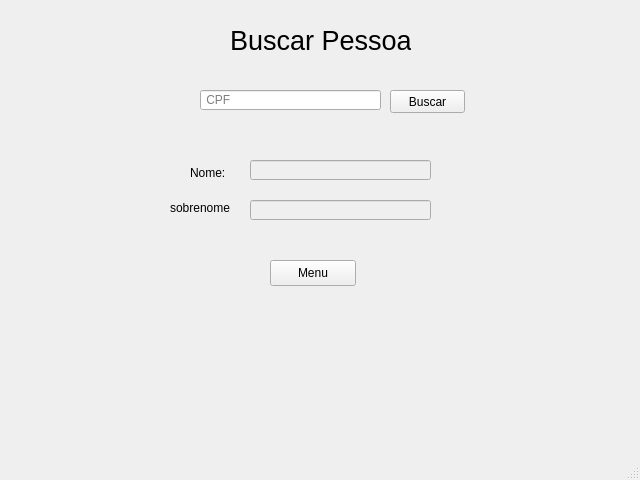
<?xml version="1.0" encoding="UTF-8"?>
<ui version="4.0">
 <class>MainWindow</class>
 <widget class="QMainWindow" name="MainWindow">
  <property name="geometry">
   <rect>
    <x>0</x>
    <y>0</y>
    <width>640</width>
    <height>480</height>
   </rect>
  </property>
  <property name="windowTitle">
   <string>MainWindow</string>
  </property>
  <widget class="QWidget" name="centralwidget">
   <widget class="QLineEdit" name="edit_cpf">
    <property name="geometry">
     <rect>
      <x>200</x>
      <y>90</y>
      <width>181</width>
      <height>20</height>
     </rect>
    </property>
    <property name="placeholderText">
     <string> CPF</string>
    </property>
   </widget>
   <widget class="QPushButton" name="botao_buscar">
    <property name="geometry">
     <rect>
      <x>390</x>
      <y>90</y>
      <width>75</width>
      <height>23</height>
     </rect>
    </property>
    <property name="text">
     <string>Buscar</string>
    </property>
   </widget>
   <widget class="QLineEdit" name="edit_nome">
    <property name="enabled">
     <bool>false</bool>
    </property>
    <property name="geometry">
     <rect>
      <x>250</x>
      <y>160</y>
      <width>181</width>
      <height>20</height>
     </rect>
    </property>
    <property name="readOnly">
     <bool>false</bool>
    </property>
   </widget>
   <widget class="QLineEdit" name="edit_sobrenome">
    <property name="enabled">
     <bool>false</bool>
    </property>
    <property name="geometry">
     <rect>
      <x>250</x>
      <y>200</y>
      <width>181</width>
      <height>20</height>
     </rect>
    </property>
    <property name="readOnly">
     <bool>true</bool>
    </property>
   </widget>
   <widget class="QLabel" name="label_sobrenome">
    <property name="geometry">
     <rect>
      <x>170</x>
      <y>200</y>
      <width>71</width>
      <height>16</height>
     </rect>
    </property>
    <property name="text">
     <string>sobrenome</string>
    </property>
   </widget>
   <widget class="QLabel" name="label_buscar">
    <property name="geometry">
     <rect>
      <x>230</x>
      <y>10</y>
      <width>181</width>
      <height>61</height>
     </rect>
    </property>
    <property name="sizePolicy">
     <sizepolicy hsizetype="Preferred" vsizetype="Preferred">
      <horstretch>10</horstretch>
      <verstretch>19</verstretch>
     </sizepolicy>
    </property>
    <property name="font">
     <font>
      <pointsize>20</pointsize>
     </font>
    </property>
    <property name="text">
     <string>Buscar Pessoa</string>
    </property>
   </widget>
   <widget class="QLabel" name="label_nome">
    <property name="geometry">
     <rect>
      <x>190</x>
      <y>163</y>
      <width>61</width>
      <height>20</height>
     </rect>
    </property>
    <property name="text">
     <string>Nome:</string>
    </property>
   </widget>
   <widget class="QPushButton" name="botao_menu">
    <property name="geometry">
     <rect>
      <x>270</x>
      <y>260</y>
      <width>86</width>
      <height>26</height>
     </rect>
    </property>
    <property name="text">
     <string>Menu</string>
    </property>
   </widget>
  </widget>
  <widget class="QStatusBar" name="statusbar"/>
 </widget>
 <resources/>
 <connections/>
</ui>
